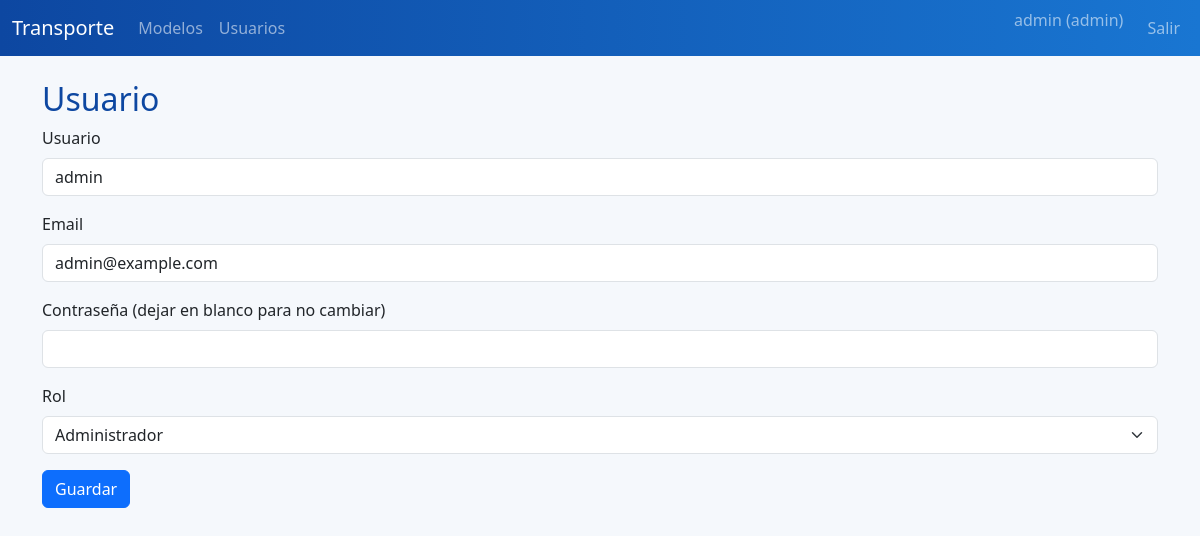
Screenshot of /users/1/edit (signed in) with the database file from the repository.
### app/models/models.py (models this page shows, shortened)
class User(UserMixin, db.Model):
    __tablename__ = 'users'
    id = db.Column(db.Integer, primary_key=True)
    username = db.Column(db.String(64), unique=True, nullable=False)
    email = db.Column(db.String(120), unique=True, nullable=False)
    password_hash = db.Column(db.String(128), nullable=False)
    role = db.Column(db.String(20), nullable=False, default='consulta')
    models = db.relationship('TransportModel', backref='user', lazy=True)
    def is_admin(self):
        return self.role == 'admin'

### app/users/routes.py (the view, shortened to what this page needs)
@bp.route('/<int:user_id>/edit', methods=['GET', 'POST'])
@login_required
def edit(user_id):
    if not admin_required():
        flash('Acceso restringido a administradores.', 'danger')
        return redirect(url_for('main.dashboard'))
    user = User.query.get_or_404(user_id)
    form = UserForm(obj=user)
    return render_template('users/form.html', form=form)

### app/users/forms.py
class UserForm(FlaskForm):
    username = StringField('Usuario', validators=[DataRequired(), Length(max=64)])
    email = StringField('Email', validators=[DataRequired(), Email(), Length(max=120)])
    password = PasswordField('Contraseña (dejar en blanco para no cambiar)', validators=[Optional()])
    role = SelectField('Rol', choices=[('admin', 'Administrador'), ('analista', 'Analista'), ('consulta', 'Consulta')])
    submit = SubmitField('Guardar')

### app/models/models.py (called while the page is built)
@login_manager.user_loader
def load_user(user_id):
    return User.query.get(int(user_id))

### app/users/routes.py (called while the page is built)
def admin_required():
    if not current_user.is_authenticated or not current_user.is_admin():
        return False
    return True

### app/templates/users/form.html (shortened to what this page needs)
{% extends 'base.html' %}
{% block content %}
<h2>Usuario</h2>
<form method="post">
    <div class="mb-3">
        {{ form.username.label(class="form-label") }}
        {{ form.username(class="form-control") }}
    </div>
    <div class="mb-3">
        {{ form.email.label(class="form-label") }}
        {{ form.email(class="form-control") }}
    </div>
    <div class="mb-3">
        {{ form.password.label(class="form-label") }}
        {{ form.password(class="form-control") }}
    </div>
    <div class="mb-3">
        {{ form.role.label(class="form-label") }}
        {{ form.role(class="form-select") }}
    </div>
    <button type="submit" class="btn btn-primary">{{ form.submit.label.text }}</button>
</form>
{% endblock %}

### app/templates/base.html (shortened to what this page needs)
<!doctype html>
<html lang="es">
<head>
    <link href="https://cdn.jsdelivr.net/npm/bootstrap@5.3.3/dist/css/bootstrap.min.css" rel="stylesheet">
    <link rel="stylesheet" href="{{ url_for('static', filename='css/style.css') }}">
</head>
<body>
    <nav class="navbar navbar-expand-lg navbar-dark bg-primary mb-4">
        <div class="container-fluid">
            <a class="navbar-brand" href="{{ url_for('main.dashboard') }}">Transporte</a>
            <div class="collapse navbar-collapse" id="navbarNav">
                <ul class="navbar-nav me-auto">
                    {% if current_user.is_authenticated %}
                    <li class="nav-item"><a class="nav-link" href="{{ url_for('models_bp.index') }}">Modelos</a></li>
                    <li class="nav-item"><a class="nav-link" href="{{ url_for('users.index') }}">Usuarios</a></li>
                    {% endif %}
                </ul>
                <ul class="navbar-nav">
                    {% if current_user.is_authenticated %}
                    <li class="nav-item"><span class="navbar-text me-3">{{ current_user.username }} ({{ current_user.role }})</span></li>
                    <li class="nav-item"><a class="nav-link" href="{{ url_for('auth.logout') }}">Salir</a></li>
                    {% else %}
                    <li class="nav-item"><a class="nav-link" href="{{ url_for('auth.login') }}">Ingresar</a></li>
                    {% endif %}
                </ul>
            </div>
        </div>
    </nav>
    <div class="container">
        {% block content %}{% endblock %}
    </div>
</body>
</html>

### app/static/css/style.css (style rules this page uses)
body { background-color: #f5f8fc; }
.navbar { background: linear-gradient(90deg, #0d47a1, #1976d2); }
h1, h2, h3 { color: #0d47a1; }

### rows the page displays
User: username "admin", role "admin", email "admin@example.com", role "Administrador"
